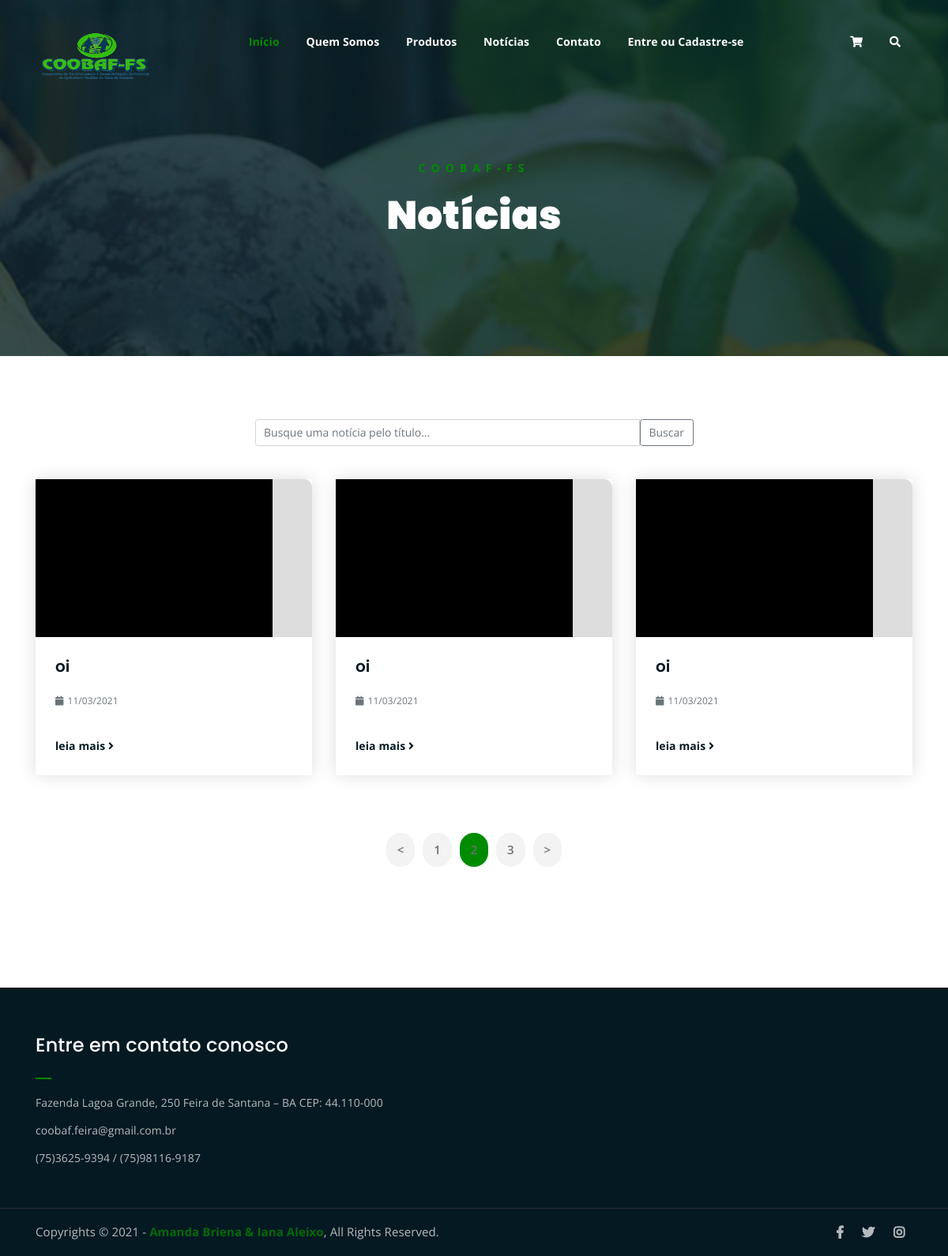
/noticias.php, run on the app's committed database.
### tables this page shows
CREATE TABLE IF NOT EXISTS noticia (
  id_noticia smallint(10) not null primary key AUTO_INCREMENT,
  titulo varchar(45) NOT NULL,
  corpo varchar(1500) NOT NULL,
  imagem varchar(100) not null,
  data date not null,
  status tinyint(1) NOT NULL,
  visibilidade tinyint(1)
);

### noticias.php (the view, shortened to what this page needs)
<?php
    include("conexao_db/conexao.php");
?>
<!DOCTYPE html>
<html lang="en">
<head>
	<?php require_once("src/components/head.php");?>
</head>
<body>
	<?php
		require_once("src/components/menu.php");
	?>
	<div class="breadcrumb-section breadcrumb-bg">
		<div class="container">
			<div class="row">
				<div class="col-lg-8 offset-lg-2 text-center">
					<div class="breadcrumb-text">
						<p>COOBAF-FS</p>
						<h1>Notícias</h1>
					</div>
				</div>
			</div>
		</div>
	</div>
	<div class="latest-news mt-80 mb-150">
		<div class="container">
			<div class="central input-group mb-5">
				<input name= "pesquisa_noticia" id= "pesquisa_noticia" type="text" class="form-control" placeholder="Busque uma notícia pelo título..." >
				<button class="btn btn-outline-secondary" type="submit" id="button-addon2">Buscar</button>
			</div>
			<div class="resultado_noticia row">
				<?php
					$resultadogeral = mysqli_query($connect,"SELECT * FROM noticia where status = 1 and visibilidade = 1") or die("erro ao selecionar");
					while($row = mysqli_fetch_assoc($resultadogeral)){
						echo "<div class='col-lg-4 col-md-6'>
						<div class='single-latest-news'>
						<?php
							<a href='single-news.html'><div class='latest-news-bg'><img src='assets/img-upload/".$row['imagem']."' ></div></a>
							<div class='news-text-box'>
								<h3><a href='noticia.php?noticia=".$row['id_noticia']."'>".$row['titulo']."</a></h3>
								<p class='blog-meta'>
									<span class='date'><i class='fas fa-calendar'></i>".date("d/m/Y", strtotime($row['data']))."</span>
								</p>
								<a href='noticia.php?noticia=".$row['id_noticia']."' class='read-more-btn'>leia mais <i class='fas fa-angle-right'></i></a>
							</div>
						</div>
					</div>";
					}
				?>
			</div>
			<div class="row">
				<div class="container">
					<div class="row">
						<div class="col-lg-12 text-center">
							<div class="pagination-wrap">
								<ul>
									<li><a href="#"><</a></li>
									<li><a href="#">1</a></li>
									<li><a class="active" href="#">2</a></li>
									<li><a href="#">3</a></li>
									<li><a href="#">></a></li>
								</ul>
							</div>
						</div>
					</div>
				</div>
			</div>
		</div>
	</div>
	<?php require_once("src/components/footer.php");?>
</body>
</html>

### assets/css/main.css (style rules this page uses)
html { font-size: 14px; font-weight: 400; line-height: 28px; height: 100%; }
body { font-family: "Open Sans", sans-serif; font-weight: 400; font-size: 1rem; letter-spacing: 0.1px; line-height: 1.8; color: #051922; overflow-x: hidden; }
body img { max-width: 100%; }
a { cursor: pointer; text-decoration: none; -webkit-transition: all 0.2s ease-in-out; -o-transition: all 0.2s ease-in-out; transition: all 0.2s ease-in-out; }
h1, .h1, h2, .h2, h3, .h3, h4, .h4, h5, .h5, h6, .h6 { font-family: "Poppins", sans-serif; font-weight: 700; margin: 0 0 1.25rem 0; color: #051922; }
h1:last-child, .h1:last-child, h2:last-child, .h2:last-child, h3:last-child, .h3:last-child, h4:last-child, .h4:last-child, h5:last-child, .h5:last-child, h6:last-child, .h6:last-child { margin: 0; }
h1, .h1 { font-size: 4rem; font-weight: 700; line-height: 4rem; }
h3, .h3 { font-size: 2rem; font-weight: 700; line-height: 2.25rem; }
p { font-family: "Open Sans", sans-serif; font-weight: 400; font-size: 1rem; letter-spacing: 0.1px; line-height: 1.8; color: #051922; margin: 0 0 1.25rem 0; }
.mt-80 { margin-top: 80px; }
.mb-150 { margin-bottom: 150px; }
a.read-more-btn { display: inline-block; margin-top: 15px; color: #051922; -webkit-transition: 0.3s; -o-transition: 0.3s; transition: 0.3s; font-weight: 700; }
.breadcrumb-bg { background-image: url(../img/breadcrumb-bg.jpg); }
.breadcrumb-text p { color: #008B00; font-weight: 700; text-transform: uppercase; letter-spacing: 7px; }
.breadcrumb-text h1 { font-size: 50px; font-weight: 900; color: #fff; margin: 0; margin-top: 20px; }
.breadcrumb-section { padding: 150px 0; background-size: cover; background-position: center center; position: relative; z-index: 1; background-attachment: fixed; padding-top: 200px; }
.breadcrumb-section:after { position: absolute; left: 0; top: 0; width: 100%; height: 100%; content: ""; background-color: #07212e; z-index: -1; opacity: 0.8; }
.latest-news-bg { -webkit-transition: 0.3s; -o-transition: 0.3s; transition: 0.3s; }
.single-latest-news { -webkit-box-shadow: 0 0 20px #dddddd; box-shadow: 0 0 20px #dddddd; -webkit-transition: 0.3s; -o-transition: 0.3s; transition: 0.3s; }
.pagination-wrap ul li a { -webkit-transition: 0.3s; -o-transition: 0.3s; transition: 0.3s; }
html, body { height: 100%; }
.latest-news-bg { height: 200px; background-size: cover; background-position: center; border-radius: 10px; background-color: #ddd; border-bottom-right-radius: 0; border-bottom-left-radius: 0; }
.single-latest-news h3 { font-size: 20px; line-height: 1.25em; font-weight: 600; }
.single-latest-news h3 a { color: #051922; }
p.blog-meta span { margin-right: 15px; opacity: 0.6; color: #051922; font-size: 0.85em; }
p.blog-meta span:last-child { margin-right: 0; }
p.blog-meta span i { margin-right: 5px; }
.news-text-box { padding: 25px; border-bottom-left-radius: 5px; border-bottom-right-radius: 5px; }
.single-latest-news { margin-bottom: 30px; }
.pagination-wrap { margin-top: 40px; }
.pagination-wrap ul { margin: 0; padding: 0; list-style: none; }
.pagination-wrap ul li { display: inline-block; }
.pagination-wrap ul li a { color: #6f6f6f; font-size: 15px; background-color: #f3f3f3; display: inline-block; padding: 8px 14px; border-radius: 5px; margin: 3px; font-weight: 600; border-radius: 50px; }
.pagination-wrap ul li a.active { background-color: #008B00; }
.central { width: 50%; margin: 0 auto; display: flex; align-items: center; }

### data on the page
noticia: imagem (picture), titulo "oi", data "11/03/2021"
noticia: imagem (picture), titulo "oi", data "11/03/2021"
noticia: imagem (picture), titulo "oi", data "11/03/2021"
